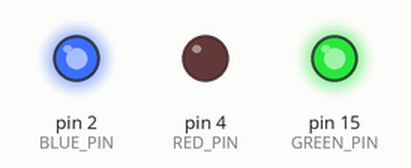
Simulated run of this sketch. Board: Arduino Uno, built with avr-gcc and run on an emulated ATmega328P. Shown: output pins drawn as LEDs (lit = HIGH).

Above: at 0.5 s.
At 2.0 s:
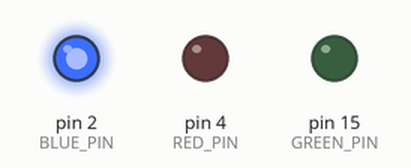
At 3.5 s:
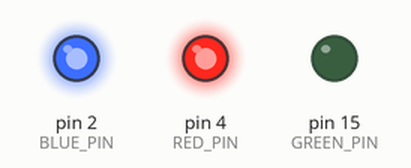
At 4.5 s:
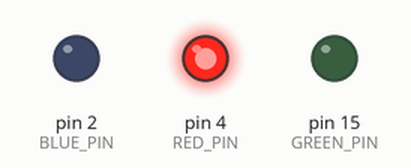
At 6.0 s:
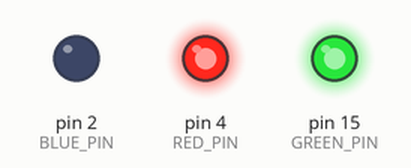
Timing chart, 0 to 9.1 s (numbered marks = the images above):
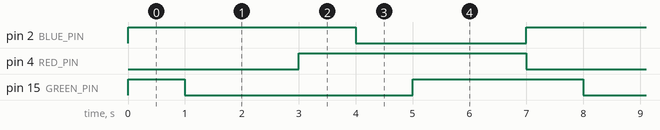

The sketch:

SMD43.ino
```cpp
#define RED_PIN 4
#define GREEN_PIN 15
#define BLUE_PIN 2
int color[7][3] = {
  {0, 255, 255}, // 빨
  {0, 100, 255}, // 주
  {0, 0, 255}, // 노
  {255, 0, 255}, // 초
  {255, 0, 0}, // 파
  {255, 255, 50}, // 남
  {150, 255, 0} // 보
};

void setup() {

  pinMode(RED_PIN, OUTPUT);
  pinMode(GREEN_PIN, OUTPUT);
  pinMode(BLUE_PIN, OUTPUT);

  // HIGH, LED 꺼짐
  digitalWrite(RED_PIN, HIGH);
  digitalWrite(GREEN_PIN, HIGH);
  digitalWrite(BLUE_PIN, HIGH);

}

void loop() {

  for (int i = 0; i < 7; i++)
  {
    analogWrite(RED_PIN, color[i][0]);
    analogWrite(GREEN_PIN, color[i][1]);
    analogWrite(BLUE_PIN, color[i][2]);
    delay(1000);
  }

}
```

Measured:
- by itself, pin 2 (BLUE_PIN), pin 4 (RED_PIN): alternates HIGH for 4.0 s and LOW for 3.0 s
- by itself, pin 15 (GREEN_PIN): alternates HIGH for 3.0 s and LOW for 4.0 s
- by itself, everything shown: repeats every 7.0 s, in 5 steps
